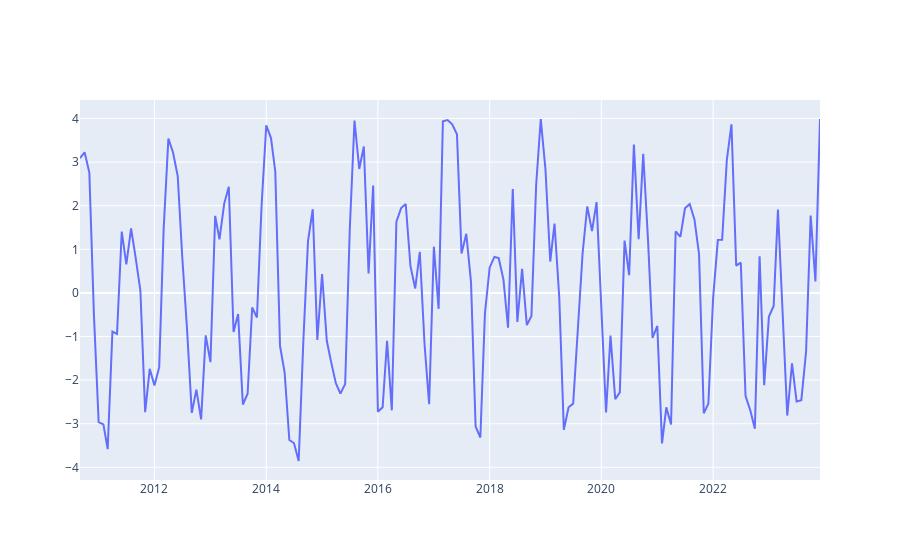

The cell this chart's notebook holds for it:
### Code cell
s = pd.Series(np.sin(np.linspace(0, 50, 160) + 2)+ 3*np.cos(np.linspace(0, 100, 160) + 0.6*np.random.randn(160)))
s.index = pd.date_range(start="2010-09-01", freq="MS", periods=len(s))
fig = go.Figure(go.Scatter(x=s.index, y=s))
fig.show()
# print(type(s.index[-1]), s.index[-1], s[:s.index[-1] - pd.DateOffset(months=10)], (s.index[-1]+pd.DateOffset(months=1)) in s.index, (s.index[-1]+pd.DateOffset(months=3)) > (s.index[-1]+pd.DateOffset(months=2)))

s = data.loc[:, "Tasa oficial"]["MJJ2024"]
s = s.convert_dtypes('float64')

oa = OutlierAnalisys(
    time_serie=s,
    start_date=pd.to_datetime("2016-05-01", format="%Y-%m-%d"),
    end_date=pd.to_datetime("2018-09-01", format="%Y-%m-%d")
    )

oa.seasonality_diff(seasonal_model=x13_arima_analysis, mse_limit=oa.start)
oa.model_evolution()

### Figure 1 — Plotly figure (JSON) as saved in the notebook; plotly's stock layout.template omitted (floating-point values rounded to 4 significant figures; data arrays with more than 128 entries replaced by an {"elided": "..."} marker saying what was removed)
{"data": [{"type": "scatter", "x": {"elided": "160 str values"}, "y": {"elided": "160 float values"}}], "layout": {}}
